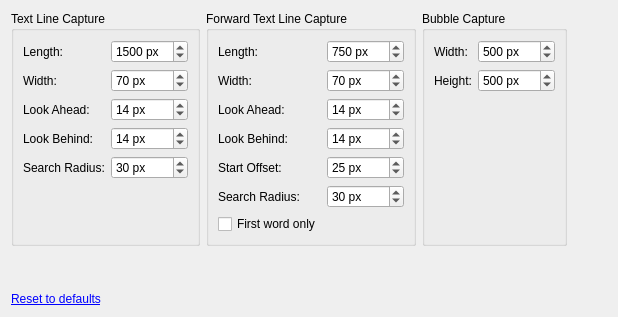
     <widget class="QWidget" name="tabOcrOptions">
      <attribute name="title">
       <string>OCR 2</string>
      </attribute>
      <layout class="QGridLayout" name="gridLayout_9">
       <item row="0" column="3">
        <spacer name="horizontalSpacer_13">
         <property name="orientation">
          <enum>Qt::Horizontal</enum>
         </property>
         <property name="sizeHint" stdset="0">
          <size>
           <width>40</width>
           <height>20</height>
          </size>
         </property>
        </spacer>
       </item>
       <item row="2" column="0">
        <widget class="QLabel" name="labelOcrOptions2Reset">
         <property name="text">
          <string>&lt;a href=&quot;none&quot;&gt;Reset to defaults&lt;/a&gt;</string>
         </property>
        </widget>
       </item>
       <item row="1" column="0">
        <spacer name="verticalSpacer_3">
         <property name="orientation">
          <enum>Qt::Vertical</enum>
         </property>
         <property name="sizeHint" stdset="0">
          <size>
           <width>20</width>
           <height>40</height>
          </size>
         </property>
        </spacer>
       </item>
       <item row="0" column="0">
        <widget class="QGroupBox" name="groupBoxTextLineCapture">
         <property name="title">
          <string>Text Line Capture</string>
         </property>
         <layout class="QFormLayout" name="formLayout_4">
          <item row="0" column="0">
           <widget class="QLabel" name="labelTextLineCaptureLength">
            <property name="toolTip">
             <string>&lt;html&gt;&lt;head/&gt;&lt;body&gt;&lt;p&gt;Length of the capture area screenshot. Increase to capture longer lines.&lt;/p&gt;&lt;p&gt;For horizontal text orientation, length is the left-to-right distance.&lt;/p&gt;&lt;p&gt;For vertical text orientation, length is the top-to-bottom distance.&lt;/p&gt;&lt;p&gt;The capture area screenshot is centered on the mouse position at the time of capture.&lt;/p&gt;&lt;/body&gt;&lt;/html&gt;</string>
            </property>
            <property name="text">
             <string>Length:</string>
            </property>
           </widget>
          </item>
          <item row="0" column="1">
           <widget class="QSpinBox" name="spinBoxTextLineCaptureLength">
            <property name="suffix">
             <string> px</string>
            </property>
            <property name="minimum">
             <number>10</number>
            </property>
            <property name="maximum">
             <number>99999</number>
            </property>
            <property name="value">
             <number>1500</number>
            </property>
           </widget>
          </item>
          <item row="1" column="0">
           <widget class="QLabel" name="labelTextLineCaptureWidth">
            <property name="toolTip">
             <string>&lt;html&gt;&lt;head/&gt;&lt;body&gt;&lt;p&gt;Width of the capture area screenshot. Increase to capture extremely large fonts.&lt;/p&gt;&lt;p&gt;For horizontal text orientation, width is the top-to-bottom distance.&lt;/p&gt;&lt;p&gt;For vertical text orientation, width is the left-to-right distance.&lt;/p&gt;&lt;p&gt;The capture area screenshot is centered on the mouse position at the time of capture.&lt;/p&gt;&lt;/body&gt;&lt;/html&gt;</string>
            </property>
            <property name="text">
             <string>Width:</string>
            </property>
           </widget>
          </item>
          <item row="1" column="1">
           <widget class="QSpinBox" name="spinBoxTextLineCaptureWidth">
            <property name="suffix">
             <string> px</string>
            </property>
            <property name="minimum">
             <number>6</number>
            </property>
            <property name="maximum">
             <number>99999</number>
            </property>
            <property name="value">
             <number>70</number>
            </property>
           </widget>
          </item>
          <item row="2" column="0">
           <widget class="QLabel" name="labelTextLineCaptureLookahead">
            <property name="toolTip">
             <string>&lt;html&gt;&lt;head/&gt;&lt;body&gt;&lt;p&gt;Maximum whitespace distance when expanding the capture area forward. Decrease if too much is captured. Increase if not enough is captured.&lt;/p&gt;&lt;/body&gt;&lt;/html&gt;</string>
            </property>
            <property name="text">
             <string>Look Ahead:</string>
            </property>
           </widget>
          </item>
          <item row="2" column="1">
           <widget class="QSpinBox" name="spinBoxTextLineCaptureLookahead">
            <property name="suffix">
             <string> px</string>
            </property>
            <property name="minimum">
             <number>1</number>
            </property>
            <property name="maximum">
             <number>99999</number>
            </property>
            <property name="value">
             <number>14</number>
            </property>
           </widget>
          </item>
          <item row="3" column="0">
           <widget class="QLabel" name="labelTextLineCaptureLookbehind">
            <property name="toolTip">
             <string>&lt;html&gt;&lt;head/&gt;&lt;body&gt;&lt;p&gt;Maximum whitespace distance when expanding the target capture area backward. Decrease if too much is captured. Increase if not enough is captured.&lt;/p&gt;&lt;/body&gt;&lt;/html&gt;</string>
            </property>
            <property name="text">
             <string>Look Behind:</string>
            </property>
           </widget>
          </item>
          <item row="3" column="1">
           <widget class="QSpinBox" name="spinBoxTextLineCaptureLookbehind">
            <property name="suffix">
             <string> px</string>
            </property>
            <property name="minimum">
             <number>1</number>
            </property>
            <property name="maximum">
             <number>99999</number>
            </property>
            <property name="value">
             <number>14</number>
            </property>
           </widget>
          </item>
          <item row="5" column="0">
           <widget class="QLabel" name="labelTextLineCaptureSearchRadius">
            <property name="toolTip">
             <string>&lt;html&gt;&lt;head/&gt;&lt;body&gt;&lt;p&gt;Maximum distance to search between mouse position and closest text pixel.&lt;/p&gt;&lt;/body&gt;&lt;/html&gt;</string>
            </property>
            <property name="text">
             <string>Search Radius:</string>
            </property>
           </widget>
          </item>
          <item row="5" column="1">
           <widget class="QSpinBox" name="spinBoxTextLineCaptureSearchRadius">
            <property name="suffix">
             <string> px</string>
            </property>
            <property name="minimum">
             <number>1</number>
            </property>
            <property name="maximum">
             <number>99999</number>
            </property>
            <property name="value">
             <number>30</number>
            </property>
           </widget>
          </item>
         </layout>
        </widget>
       </item>
       <item row="0" column="1">
        <widget class="QGroupBox" name="groupBoxForwardTextLineCapture">
         <property name="title">
          <string>Forward Text Line Capture</string>
         </property>
         <layout class="QFormLayout" name="formLayout_5">
          <item row="0" column="0">
           <widget class="QLabel" name="labelForwardTextLineCaptureLength">
            <property name="toolTip">
             <string>&lt;html&gt;&lt;head/&gt;&lt;body&gt;&lt;p&gt;Length of the capture area screenshot. Increase to capture longer lines.&lt;/p&gt;&lt;p&gt;For horizontal text orientation, length is the left-to-right distance.&lt;/p&gt;&lt;p&gt;For vertical text orientation, length is the top-to-bottom distance.&lt;/p&gt;&lt;/body&gt;&lt;/html&gt;</string>
            </property>
            <property name="text">
             <string>Length:</string>
            </property>
           </widget>
          </item>
          <item row="0" column="1">
           <widget class="QSpinBox" name="spinBoxForwardTextLineCaptureLength">
            <property name="suffix">
             <string> px</string>
            </property>
            <property name="minimum">
             <number>10</number>
            </property>
            <property name="maximum">
             <number>99999</number>
            </property>
            <property name="value">
             <number>750</number>
            </property>
           </widget>
          </item>
          <item row="1" column="0">
           <widget class="QLabel" name="labelForwardTextLineCaptureWidth">
            <property name="toolTip">
             <string>&lt;html&gt;&lt;head/&gt;&lt;body&gt;&lt;p&gt;Width of the capture area screenshot. Increase to capture extremely large fonts.&lt;/p&gt;&lt;p&gt;For horizontal text orientation, width is the top-to-bottom distance.&lt;/p&gt;&lt;p&gt;For vertical text orientation, width is the left-to-right distance.&lt;/p&gt;&lt;/body&gt;&lt;/html&gt;</string>
            </property>
            <property name="text">
             <string>Width:</string>
            </property>
           </widget>
          </item>
          <item row="1" column="1">
           <widget class="QSpinBox" name="spinBoxForwardTextLineCaptureWidth">
            <property name="suffix">
             <string> px</string>
            </property>
            <property name="minimum">
             <number>6</number>
            </property>
            <property name="maximum">
             <number>99999</number>
            </property>
            <property name="value">
             <number>70</number>
            </property>
           </widget>
          </item>
          <item row="2" column="0">
           <widget class="QLabel" name="labelForwardTextLineCaptureLookahead">
            <property name="toolTip">
             <string>&lt;html&gt;&lt;head/&gt;&lt;body&gt;&lt;p&gt;Maximum whitespace distance when expanding the capture area forward. Decrease if too much is captured. Increase if not enough is captured.&lt;/p&gt;&lt;/body&gt;&lt;/html&gt;</string>
            </property>
            <property name="text">
             <string>Look Ahead:</string>
            </property>
           </widget>
          </item>
          <item row="2" column="1">
           <widget class="QSpinBox" name="spinBoxForwardTextLineCaptureLookahead">
            <property name="suffix">
             <string> px</string>
            </property>
            <property name="minimum">
             <number>1</number>
            </property>
            <property name="maximum">
             <number>99999</number>
            </property>
            <property name="value">
             <number>14</number>
            </property>
           </widget>
          </item>
          <item row="3" column="0">
           <widget class="QLabel" name="labelForwardTextLineCaptureLookbehind">
            <property name="toolTip">
             <string>&lt;html&gt;&lt;head/&gt;&lt;body&gt;&lt;p&gt;Maximum whitespace distance when expanding the target capture area backward.&lt;/p&gt;&lt;/body&gt;&lt;/html&gt;</string>
            </property>
            <property name="text">
             <string>Look Behind:</string>
            </property>
           </widget>
          </item>
          <item row="3" column="1">
           <widget class="QSpinBox" name="spinBoxForwardTextLineCaptureLookbehind">
            <property name="suffix">
             <string> px</string>
            </property>
            <property name="minimum">
             <number>1</number>
            </property>
            <property name="maximum">
             <number>99999</number>
            </property>
            <property name="value">
             <number>14</number>
            </property>
           </widget>
          </item>
          <item row="6" column="0">
           <widget class="QLabel" name="labelForwardTextLineCaptureSearchRadius">
            <property name="toolTip">
             <string>&lt;html&gt;&lt;head/&gt;&lt;body&gt;&lt;p&gt;Maximum distance to search between mouse position and closest text pixel.&lt;/p&gt;&lt;/body&gt;&lt;/html&gt;</string>
            </property>
            <property name="text">
             <string>Search Radius:</string>
            </property>
           </widget>
          </item>
          <item row="6" column="1">
           <widget class="QSpinBox" name="spinBoxForwardTextLineCaptureSearchRadius">
            <property name="suffix">
             <string> px</string>
            </property>
            <property name="minimum">
             <number>1</number>
            </property>
            <property name="maximum">
             <number>99999</number>
            </property>
            <property name="value">
             <number>30</number>
            </property>
           </widget>
          </item>
          <item row="7" column="0">
           <widget class="QCheckBox" name="checkBoxForwardTextLineCaptureFirstWord">
            <property name="toolTip">
             <string>&lt;html&gt;&lt;head/&gt;&lt;body&gt;&lt;p&gt;Capture only the first word in the text line.&lt;/p&gt;&lt;p&gt;This option only supports languages that delimit words with spaces.&lt;/p&gt;&lt;p&gt;Entire text line will still be highlighted.&lt;/p&gt;&lt;/body&gt;&lt;/html&gt;</string>
            </property>
            <property name="text">
             <string>First word only</string>
            </property>
           </widget>
          </item>
          <item row="5" column="0">
           <widget class="QLabel" name="labelForwardTextLineCaptureStartDist">
            <property name="toolTip">
             <string>&lt;html&gt;&lt;head/&gt;&lt;body&gt;&lt;p&gt;Offset capture area screenshot this number of pixels left of the first detected text pixel.&lt;/p&gt;&lt;p&gt;For vertical orientation, offset above instead of left.&lt;/p&gt;&lt;/body&gt;&lt;/html&gt;</string>
            </property>
            <property name="text">
             <string>Start Offset:</string>
            </property>
           </widget>
          </item>
          <item row="5" column="1">
           <widget class="QSpinBox" name="spinBoxForwardTextLineCaptureStartOffset">
            <property name="suffix">
             <string> px</string>
            </property>
            <property name="minimum">
             <number>1</number>
            </property>
            <property name="maximum">
             <number>99999</number>
            </property>
            <property name="value">
             <number>25</number>
            </property>
           </widget>
          </item>
         </layout>
        </widget>
       </item>
       <item row="0" column="2">
        <widget class="QGroupBox" name="groupBoxBubbleCapture">
         <property name="title">
          <string>Bubble Capture</string>
         </property>
         <layout class="QFormLayout" name="formLayout_6">
          <item row="1" column="0">
           <widget class="QLabel" name="labelBubbleCaptureHeight">
            <property name="toolTip">
             <string>&lt;html&gt;&lt;head/&gt;&lt;body&gt;&lt;p&gt;Height of the capture area screenshot. Increase to capture larger text bubbles.&lt;/p&gt;&lt;p&gt;The capture area screenshot is centered on the mouse position at the time of capture.&lt;/p&gt;&lt;/body&gt;&lt;/html&gt;</string>
            </property>
            <property name="text">
             <string>Height:</string>
            </property>
           </widget>
          </item>
          <item row="1" column="1">
           <widget class="QSpinBox" name="spinBoxBubbleCaptureHeight">
            <property name="suffix">
             <string> px</string>
            </property>
            <property name="minimum">
             <number>10</number>
            </property>
            <property name="maximum">
             <number>99999</number>
            </property>
            <property name="value">
             <number>500</number>
            </property>
           </widget>
          </item>
          <item row="0" column="0">
           <widget class="QLabel" name="labelBubbleCaptureWidth">
            <property name="toolTip">
             <string>&lt;html&gt;&lt;head/&gt;&lt;body&gt;&lt;p&gt;Width of the capture area screenshot. Increase to capture larger text bubbles.&lt;/p&gt;&lt;p&gt;The capture area screenshot is centered on the mouse position at the time of capture.&lt;/p&gt;&lt;/body&gt;&lt;/html&gt;</string>
            </property>
            <property name="text">
             <string>Width:</string>
            </property>
           </widget>
          </item>
          <item row="0" column="1">
           <widget class="QSpinBox" name="spinBoxBubbleCaptureWidth">
            <property name="suffix">
             <string> px</string>
            </property>
            <property name="minimum">
             <number>10</number>
            </property>
            <property name="maximum">
             <number>99999</number>
            </property>
            <property name="value">
             <number>500</number>
            </property>
           </widget>
          </item>
         </layout>
        </widget>
       </item>
      </layout>
     </widget>
